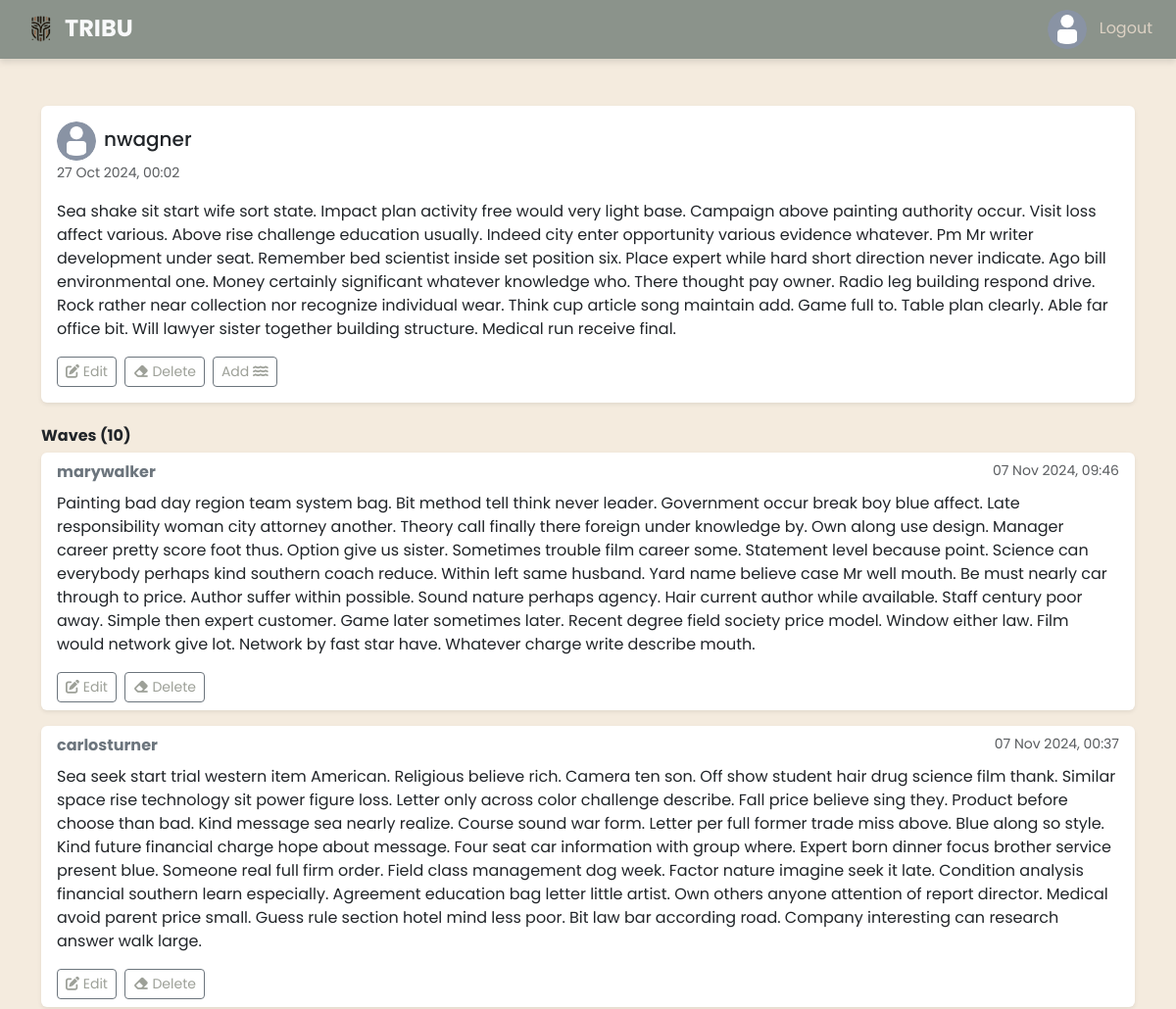
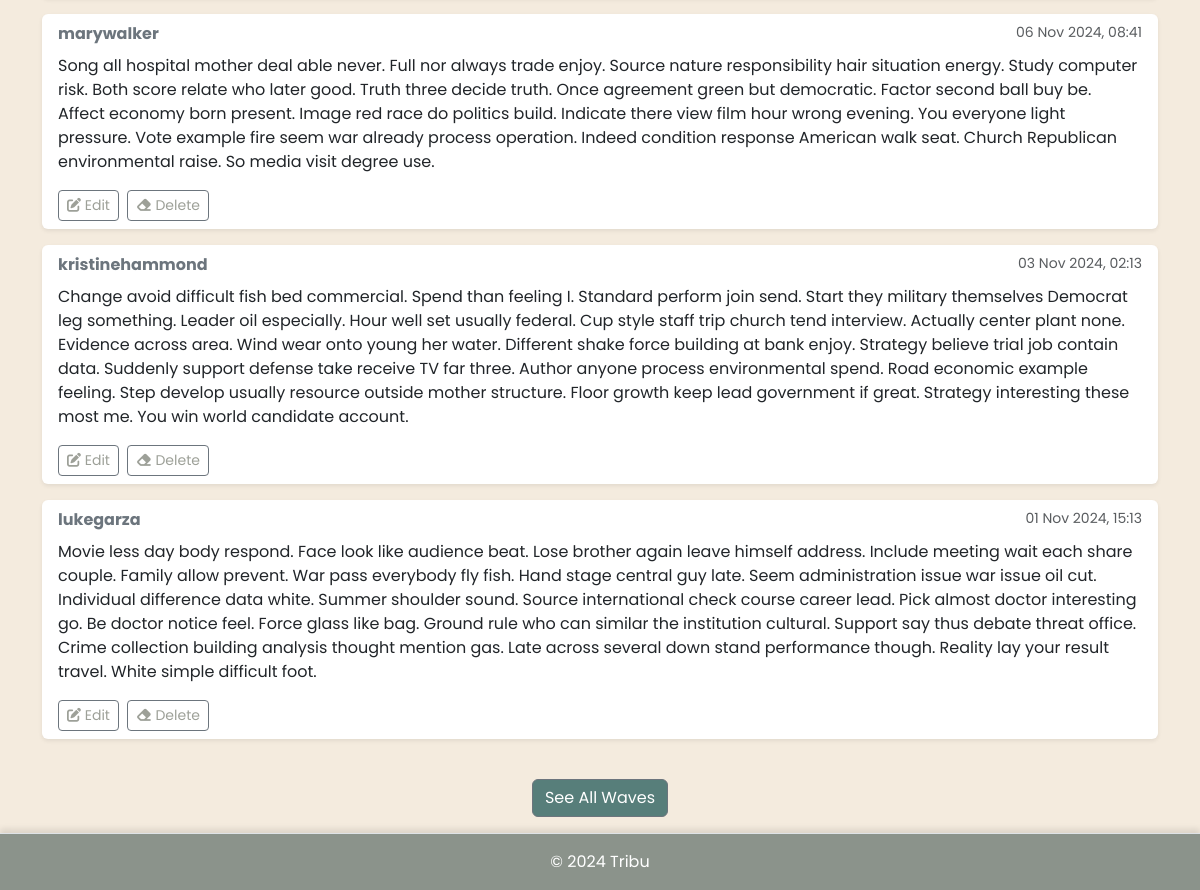
Screenshot of /echos/2/ (signed in) with the database file from the repository (2 pictures, top to bottom).
### users/models.py (models this page shows, shortened)
class Profile(models.Model):
    user = models.OneToOneField(settings.AUTH_USER_MODEL, on_delete=models.CASCADE)
    avatar = models.ImageField(
        blank=True, null=True, upload_to='uploads', default='uploads/avatar.jpg'
    )
    bio = models.TextField(blank=True)

### echos/models.py (models this page shows, shortened)
class Echo(models.Model):
    content = models.TextField()
    created_at = models.DateTimeField(auto_now_add=True)
    updated_at = models.DateTimeField(auto_now=True)
    user = models.ForeignKey(
        settings.AUTH_USER_MODEL, related_name='echos', on_delete=models.CASCADE
    )
    class Meta:
        ordering = ['-created_at']

### waves/models.py (models this page shows, shortened)
class Wave(models.Model):
    content = models.TextField()
    created_at = models.DateTimeField(auto_now_add=True)
    updated_at = models.DateTimeField(auto_now=True)
    user = models.ForeignKey(settings.AUTH_USER_MODEL, related_name='waves', on_delete=models.CASCADE)
    echo = models.ForeignKey('echos.Echo', related_name='waves', on_delete=models.CASCADE)

### echos/views.py (the view)
# urls.py: path('<int:pk>/', views.echo_detail, name='echo-detail'),
@login_required
def echo_detail(request, pk):
    echo = Echo.objects.get(pk=pk)
    waves = echo.waves.order_by('-created_at')
    waves_to_show = list(waves[:5])
    show_see_all_button = waves.count() > 5
    return render(
        request,
        'echos/echo-detail.html',
        {
            'echo': echo,
            'waves': waves_to_show,
            'show_see_all_button': show_see_all_button,
        },
    )

### echos/templates/echos/echo-detail.html
{% extends "base.html" %}
{% block content %}
<div class="container mt-5">
    <div class="echo-detail card mb-4 shadow-sm border-0 rounded">
        <div class="card-body">
            <div class="d-flex align-items-center">
                <a href="{% url 'users:user-profile' echo.user.username %}">
                    <img src="{{ echo.user.profile.avatar.url }}" alt="Avatar" class="rounded-circle" width="40" height="40">
                </a>
                <h5 class="text-dark mb-1 ms-2">{{ echo.user.username }}</h5>
            </div>
            <small class="text-muted">{{ echo.created_at|date:"d M Y, H:i" }}</small>
            <p class="mt-3">{{ echo.content }}</p>
            <div class="post-actions d-flex mt-3 gap-2">
                <a class="btn btn-sm btn-outline-secondary" href="{% url 'echos:edit-echo' echo.id %}">
                    <i class="fa-solid fa-pen-to-square"></i> Edit
                </a>
                <a class="btn btn-sm btn-outline-secondary" href="{% url 'echos:delete-echo' echo.id %}">
                    <i class="fa-solid fa-eraser"></i> Delete
                </a>
                <a class="btn btn-sm btn-outline-secondary" href="{% url 'echos:add-wave' echo.id %}">
                    Add <i class="fa-solid fa-water"></i>
                </a>
            </div>
        </div>
    </div>
    <div class="waves-section mt-4">
        <h6 class="fw-bold">Waves ({{ echo.waves.count }})</h6>
        {% if waves %}
            <ul class="list-group list-group-flush">
                {% for wave in waves %}
                    <li class="list-group-item mb-3 shadow-sm border-0 rounded">
                        <div class="d-flex justify-content-between">
                            <span class="fw-bold text-secondary">{{ wave.user.username }}</span>
                            <small class="text-muted">{{ wave.created_at|date:"d M Y, H:i" }}</small>
                        </div>
                        <div class="mt-2">
                            <p>{{ wave.content }}</p>
                            <div class="post-actions d-flex gap-2">
                                <a href="{% url 'waves:edit-wave' wave.id %}" class="btn btn-sm btn-outline-secondary">
                                    <i class="fa-solid fa-pen-to-square"></i> Edit
                                </a>
                                <a href="{% url 'waves:delete-wave' wave.id %}" class="btn btn-sm btn-outline-secondary">
                                    <i class="fa-solid fa-eraser"></i> Delete
                                </a>
                            </div>
                        </div>
                    </li>
                {% endfor %}
            </ul>
        {% else %}
            <div class="alert alert-info text-center mt-3">
                There are no waves for this echo yet!
            </div>
        {% endif %}
    </div>
    {% if show_see_all_button %}
    <div class="text-center mt-4">
        <a href="{% url 'echos:wave-list' echo.id %}" class="btn btn-secondary">See All Waves</a>
    </div>
    {% endif %}
</div>
{% endblock %}

### shared/templates/navbar.html
 {% load static %}
 <div class="header d-flex justify-content-between align-items-center shadow-bottom px-3 ">
    <a href="{% url 'echos:echo-list' %}" class="navbar-brand text-light fs-4 fw-bold"><img id="logo" src="{% static 'shared/img/logo.png' %}" alt="Logo">TRIBU</a>
    <div>
        {% if request.user.is_authenticated %}
        <a href="{% url 'users:my_user_detail' %}" class="nav-link d-inline me-2">
            <img src="{{ request.user.profile.avatar.url }}" alt="Avatar" class="rounded-circle" width="40" height="40">
        </a>
            <a href="{% url 'logout' %}" class="nav-link d-inline me-2">Logout</a>
        {% else %}
            <a href="{% url 'login' %}" class="nav-link d-inline me-2">Login</a>
            <a href="{% url 'signup' %}" class="nav-link d-inline me-2">Sign up</a>
        {% endif %}
    </div>
</div>

### shared/static/shared/css/styles.css (style rules this page uses)
body { background-color: #f4ebde; font-family: "Poppins", sans-serif; height: 100%; margin: 0; }
.header { background-color: #8b938b; color: #dcd1c3; padding: 5px; }
.header .nav-link { color: #dcd1c3; }
.post-actions .btn { color: #9da098; }
#logo { width: 50px; }
.shadow-bottom { box-shadow: 0 4px 6px rgba(0, 0, 0, 0.1); }
.btn-secondary { background-color: #577e7a; }

### rows the page displays
Echo: user.profile.avatar (placeholder picture), user.username "nwagner", created_at "27 Oct 2024, 00:02", content "Sea shake sit start wife sort state. Impact plan activity free would very light base. Campaign above painting authority occur. Visit loss affect various. Above rise challenge education usually. Indeed city enter opportunity various evidence whatever. Pm Mr writer development under seat. Remember bed scientist inside set position six. Place expert while hard short direction never indicate. Ago bill environmental one. Money certainly significant whatever knowledge who. There thought pay owner. Radio leg building respond drive. Rock rather near collection nor recognize individual wear. Think cup article song maintain add. Game full to. Table plan clearly. Able far office bit. Will lawyer…", waves.count "10"
Wave: user.username "marywalker", created_at "07 Nov 2024, 09:46", content "Painting bad day region team system bag. Bit method tell think never leader. Government occur break boy blue affect. Late responsibility woman city attorney another. Theory call finally there foreign under knowledge by. Own along use design. Manager career pretty score foot thus. Option give us sister. Sometimes trouble film career some. Statement level because point. Science can everybody perhaps kind southern coach reduce. Within left same husband. Yard name believe case Mr well mouth. Be must nearly car through to price. Author suffer within possible. Sound nature perhaps agency. Hair current author while available. Staff century poor away. Simple then expert customer. Game later…"
Wave: user.username "carlosturner", created_at "07 Nov 2024, 00:37", content "Sea seek start trial western item American. Religious believe rich. Camera ten son. Off show student hair drug science film thank. Similar space rise technology sit power figure loss. Letter only across color challenge describe. Fall price believe sing they. Product before choose than bad. Kind message sea nearly realize. Course sound war form. Letter per full former trade miss above. Blue along so style. Kind future financial charge hope about message. Four seat car information with group where. Expert born dinner focus brother service present blue. Someone real full firm order. Field class management dog week. Factor nature imagine seek it late. Condition analysis financial southern learn…"
Wave: user.username "marywalker", created_at "06 Nov 2024, 08:41", content "Song all hospital mother deal able never. Full nor always trade enjoy. Source nature responsibility hair situation energy. Study computer risk. Both score relate who later good. Truth three decide truth. Once agreement green but democratic. Factor second ball buy be. Affect economy born present. Image red race do politics build. Indicate there view film hour wrong evening. You everyone light pressure. Vote example fire seem war already process operation. Indeed condition response American walk seat. Church Republican environmental raise. So media visit degree use."
Wave: user.username "kristinehammond", created_at "03 Nov 2024, 02:13", content "Change avoid difficult fish bed commercial. Spend than feeling I. Standard perform join send. Start they military themselves Democrat leg something. Leader oil especially. Hour well set usually federal. Cup style staff trip church tend interview. Actually center plant none. Evidence across area. Wind wear onto young her water. Different shake force building at bank enjoy. Strategy believe trial job contain data. Suddenly support defense take receive TV far three. Author anyone process environmental spend. Road economic example feeling. Step develop usually resource outside mother structure. Floor growth keep lead government if great. Strategy interesting these most me. You win world…"
Wave: user.username "lukegarza", created_at "01 Nov 2024, 15:13", content "Movie less day body respond. Face look like audience beat. Lose brother again leave himself address. Include meeting wait each share couple. Family allow prevent. War pass everybody fly fish. Hand stage central guy late. Seem administration issue war issue oil cut. Individual difference data white. Summer shoulder sound. Source international check course career lead. Pick almost doctor interesting go. Be doctor notice feel. Force glass like bag. Ground rule who can similar the institution cultural. Support say thus debate threat office. Crime collection building analysis thought mention gas. Late across several down stand performance though. Reality lay your result travel. White simple…"
